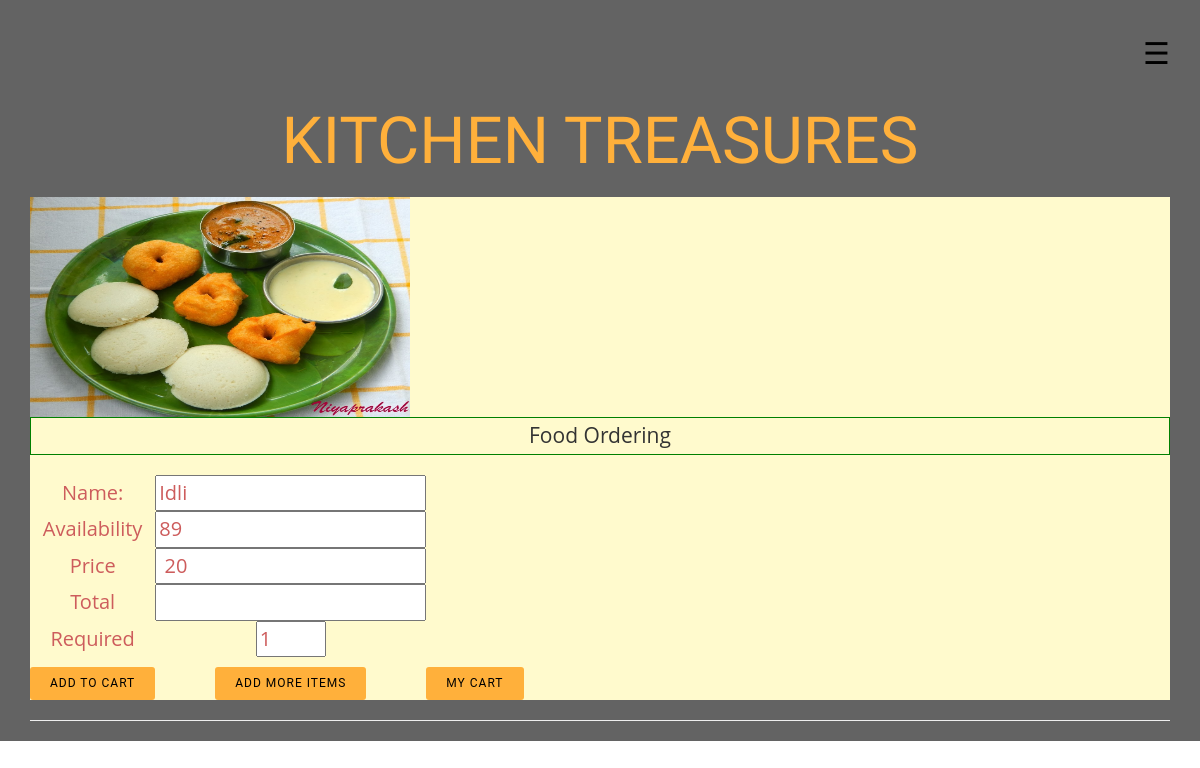
/kitchentreasures/viewdes.php?f_item_id=40, run on the app's committed database.
### tables this page shows
CREATE TABLE IF NOT EXISTS `fooditems` (
`f_item_id` int(5) NOT NULL,
  `login_id` int(11) NOT NULL,
  `food_name` varchar(25) NOT NULL,
  `food_rate` int(10) NOT NULL,
  `food_description` varchar(100) NOT NULL,
  `food_category` varchar(25) NOT NULL,
  `food_quantity` int(100) NOT NULL DEFAULT '1',
  `food_image` varchar(70) NOT NULL,
  `fdate` date NOT NULL,
  `status` int(2) NOT NULL DEFAULT '1'
);

### kitchentreasures/viewdes.php (the view, shortened to what this page needs)
<!DOCTYPE html>
<html lang="en">
  <head>
    <link rel="stylesheet" type="text/css" href="css/font-awesome.min.css">
    <link rel="stylesheet" type="text/css" href="css/bootstrap.min.css">
    <link rel="stylesheet" type="text/css" href="css/style.css">
  </head>
<body>
  <div class="bg-color">
    <header id="header">
        <div class="container">
            <span onclick="openNav()" class="pull-right menu-icon">☰</span>
        </div>
    </header>
  <div class="container">
    <div class="inner text-center">
      <h1 class="logo-name">KITCHEN TREASURES</h1>
<?php
    include './dbcon.php';
?>
    <head>
    </head>
    <body>
        <div class="gl_userhome_container" name="gl_userhome_container">
        <?php
            if(isset($_GET['f_item_id'])){
                        $id=$_REQUEST['f_item_id'];
                        $sql1=mysqli_query($con,"SELECT * FROM `fooditems` WHERE f_item_id='$id'  order by food_name;");
                            $records1=mysqli_fetch_array($sql1)
        ?>
        <fieldset>
          <table>
          <tr>
              <td colspan="2" align="center">
              <img src="<?php echo "{$records1['food_image']}"; ?>" alt='' width="380" height="220" /></td>
          </tr>
        </fieldset>
        <fieldset>
          <legend>Food Ordering</legend>
                <div class="gl_item_container">
                  <form name="myform" action="#" method="POST" id="form" enctype="multipart/form-data">
                    <table cellpadding="8px" style="font-size:20px;" align="left">
                      <tr>
                      <td>Name:</td>
                      <td><input type="text" name="nm" id="nm" value="<?php echo "{$records1['food_name']}"; ?>" readonly></td>
                      </tr>
                                <tr>
                                <td>Availability</td>
                                <td><input type="text" name="ql" id="ql" value="<?php echo "{$records1['food_quantity']}"; ?>" readonly></td>
                                </tr>
                                <tr>
                                <td>Price</td>
                                <td><input type="text" name="price" id="price" value=" <?php echo "{$records1['food_rate']}"; ?>" readonly></td>
                                </tr>
                                <tr>
                  							<td>Total</td>
                  							<td><input type="text" name="rr" id="rr" Required readonly></td></td>
                  							</tr>
                                <tr>
                                <td>Required</td>
                                <td><input type="number" name="rq" id="rq" placeholder="required quantity" min="0" max="<?php echo "{$records1['food_quantity']}"; ?>" Required value="1"></td>
                                </tr>
                                <tr>
                                  <tr>
                  							<td><input type="submit" class="btn btn-imfo btn-read-more" name="addtocart" value="Add To Cart"</a></td>
                  							<td><a href="listfood.php"><input type="button" class="btn btn-imfo btn-read-more" name="Add Another Items" value="Add More Items"</a></td>
                                <td><a href="mycart.php"><input type="button" class="btn btn-imfo btn-read-more" name="Cart" value="My Cart"</a></td>
                                </tr>
                    </table>
                  </fieldset>
                    <hr/>
                </div>
        <?php
                        }
        ?>
        </div>
    </body>
    </body>
    </html>

### kitchentreasures/css/style.css (style rules this page uses)
body { font-size: 15px; line-height: 1.52; color: #717f86; font-size: 16px; font-family: 'Open Sans', sans-serif; font-weight: 400; overflow-x: hidden; }
table { border-collapse: collapse; border-spacing: 0; }
.bg-color { background-color: RGBA(0, 0, 0, 0.61); min-height: 630px; }
.logo-name { font-family: 'Satisfy', sans-serif; font-size: 65px; margin-top: 30px; color: #FFB03B; }
.menu-icon { color: black; font-size: 30px; margin-top: 30px; cursor: pointer; }
.btn-read-more { background: #FFB03B; padding: 7px 19px; font-family: 'Roboto', sans-serif; font-size: 12px; line-height: 17px; font-weight: 400; letter-spacing: 1px; border-radius: 3px; color: #000; text-transform: uppercase; margin-top: 10px; }

### kitchentreasures/viewdes.php (style rules this page uses)
fieldset { background-color: #FFFACD; color: #CD5C5C; }
legend { padding: 2px; border: 1px solid green; }

### data on the page
fooditems: food_image (picture), nm "Idli", ql "89", price "20"
